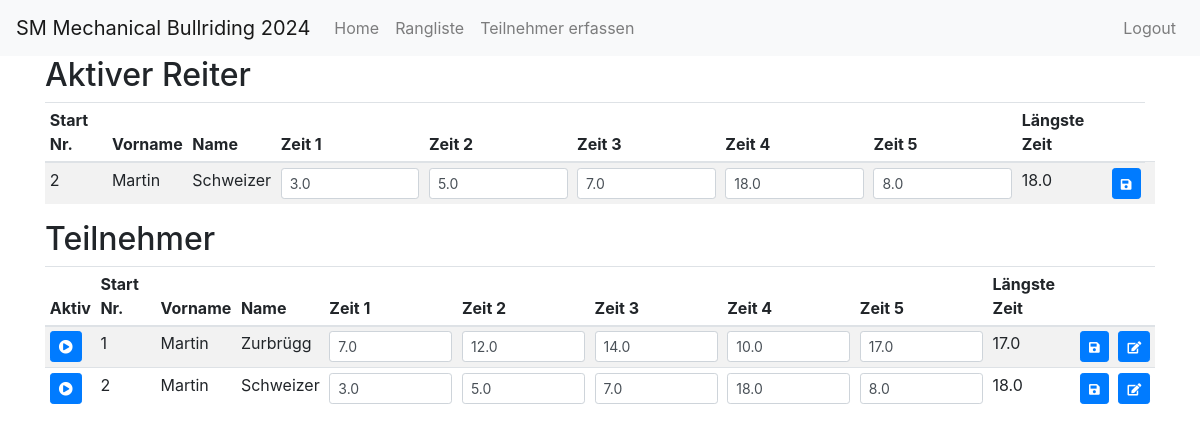
The app's page /index (signed in) with its own data.
### app/models.py (models this page shows)
class Participant(db.Model):
    id = db.Column(db.Integer, primary_key=True)
    active = db.Column(db.Boolean, default=False)
    start_nr = db.Column(db.Integer, nullable=True, unique=True)
    first_name = db.Column(db.String(64), nullable=False)
    last_name = db.Column(db.String(64), nullable=False)
    address = db.Column(db.String(128), nullable=False)
    postal_code = db.Column(db.String(10), nullable=False)
    city = db.Column(db.String(64), nullable=False)
    email = db.Column(db.String(120), nullable=True)
    phone = db.Column(db.String(20), nullable=True)
    time1 = db.Column(db.Float, nullable=True)
    time2 = db.Column(db.Float, nullable=True)
    time3 = db.Column(db.Float, nullable=True)
    time4 = db.Column(db.Float, nullable=True)
    time5 = db.Column(db.Float, nullable=True)
    @property
    def longest_time(self):
        times = [t for t in [self.time1, self.time2, self.time3, self.time4, self.time5] if t is not None]
        return max(times) if times else None

### app/routes.py (the view)
@bp.route('/')
@bp.route('/index')
@login_required
def index():
    participants = Participant.query.all() if current_user.is_authenticated else []
    participants.sort(key=lambda p: p.start_nr if p.start_nr is not None else 0)  # Sortierung nach Startnummer
    aparticipant = Participant.query.filter_by(active=True).first()
    return render_template('index.html', title='Home', participants=participants, aparticipant=aparticipant)

### app/models.py (called while the page is built)
@login.user_loader
def load_user(id):
    return User.query.get(int(id))

### app/templates/index.html
{% extends "base.html" %}
{% block content %}
  {% if current_user.is_authenticated %}
  <h2>Aktiver Reiter</h2>
  <table class="table table-striped table-sm">
    <thead>
      <tr>
        <th>Start Nr.</th>
        <th>Vorname</th>
        <th>Name</th>
        <th>Zeit 1</th>
        <th>Zeit 2</th>
        <th>Zeit 3</th>
        <th>Zeit 4</th>
        <th>Zeit 5</th>
        <th>Längste Zeit</th>
        <th></th>
      </tr>
    </thead>
    <tbody>
        <tr>
          <form method="POST" action="{{ url_for('main.update_atimes', id=aparticipant.id) }}">
            <td>{{ aparticipant.start_nr }}</td>
            <td>{{ aparticipant.first_name }}</td>
            <td>{{ aparticipant.last_name }}</td>
            <td><input type="text" name="time1" value="{{ aparticipant.time1 or '' }}" class="form-control form-control-sm"></td>
            <td><input type="text" name="time2" value="{{ aparticipant.time2 or '' }}" class="form-control form-control-sm"></td>
            <td><input type="text" name="time3" value="{{ aparticipant.time3 or '' }}" class="form-control form-control-sm"></td>
            <td><input type="text" name="time4" value="{{ aparticipant.time4 or '' }}" class="form-control form-control-sm"></td>
            <td><input type="text" name="time5" value="{{ aparticipant.time5 or '' }}" class="form-control form-control-sm"></td>
            <td>{{ aparticipant.longest_time }}</td>
            <td>
              <button type="submit" name="update_times" class="btn btn-primary btn-sm">
                <i class="fas fa-save fa-sm"></i>
              </button>
            </td>
            <td>
            </td>
          </form>
        </tr>
    </tbody>
  </table>
  <h2>Teilnehmer</h2>
    <table class="table table-striped table-sm">
      <thead>
        <tr>
          <th>Aktiv</th>
          <th>Start Nr.</th>
          <th>Vorname</th>
          <th>Name</th>
          <th>Zeit 1</th>
          <th>Zeit 2</th>
          <th>Zeit 3</th>
          <th>Zeit 4</th>
          <th>Zeit 5</th>
          <th>Längste Zeit</th>
          <th></th>
          <th></th>
        </tr>
      </thead>
      <tbody>
        {% for participant in participants %}
          <tr>
            <form method="POST" action="{{ url_for('main.update_times', id=participant.id) }}">
              <td>
                <button type="submit" name="set_active" value="{{ participant.id }}" class="btn btn-primary btn-sm">
                  <i class="fas fa-play-circle"></i>
                </button>
              </td>
              <td>{{ participant.start_nr }}</td>
              <td>{{ participant.first_name }}</td>
              <td>{{ participant.last_name }}</td>
              <td><input type="text" name="time1" value="{{ participant.time1 or '' }}" class="form-control form-control-sm"></td>
              <td><input type="text" name="time2" value="{{ participant.time2 or '' }}" class="form-control form-control-sm"></td>
              <td><input type="text" name="time3" value="{{ participant.time3 or '' }}" class="form-control form-control-sm"></td>
              <td><input type="text" name="time4" value="{{ participant.time4 or '' }}" class="form-control form-control-sm"></td>
              <td><input type="text" name="time5" value="{{ participant.time5 or '' }}" class="form-control form-control-sm"></td>
              <td>{{ participant.longest_time }}</td>
              <td>
                <button type="submit" name="update_times" class="btn btn-primary btn-sm">
                  <i class="fas fa-save fa-sm"></i>
                </button>
              </td>
              <td>
                <a href="{{ url_for('main.participant_edit', id=participant.id) }}" class="btn btn-primary btn-sm">
                  <i class="fas fa-edit fa-sm"></i>
                </a>
              </td>
            </form>
          </tr>
        {% endfor %}
      </tbody>
    </table>
  {% else %}
    <p>Please Login!</p>
  {% endif %}
{% endblock %}

### app/templates/base.html (shortened to what this page needs)
<!doctype html>
<html lang="en">
  <head>
    <link href="https://stackpath.bootstrapcdn.com/bootstrap/4.5.2/css/bootstrap.min.css" rel="stylesheet">
    <link href="https://cdnjs.cloudflare.com/ajax/libs/font-awesome/5.15.1/css/all.min.css" rel="stylesheet">
  </head>
  <body>
    <nav class="navbar navbar-expand-md navbar-light bg-light">
      <a class="navbar-brand" href="{{ url_for('main.index') }}">SM Mechanical Bullriding 2024</a>
      <div class="collapse navbar-collapse" id="navbarCollapse">
        <ul class="navbar-nav mr-auto">
          <li class="nav-item">
            <a class="nav-link" href="{{ url_for('main.index') }}">Home</a>
          </li>
          <li class="nav-item">
            <a class="nav-link" href="{{ url_for('main.ranking') }}">Rangliste</a>
          </li>
          {% if current_user.is_authenticated %}
            <li class="nav-item">
              <a class="nav-link" href="{{ url_for('main.participant') }}">Teilnehmer erfassen</a>
            </li>
          {% endif %}
        </ul>
        <ul class="navbar-nav ml-auto">
          {% if current_user.is_authenticated %}
            <li class="nav-item">
              <a class="nav-link" href="{{ url_for('main.logout') }}">Logout</a>
            </li>
          {% else %}
            <li class="nav-item">
              <a class="nav-link" href="{{ url_for('main.login') }}">Login</a>
            </li>
          {% endif %}
        </ul>
      </div>
    </nav>
    <div class="container">
      {% block content %}{% endblock %}
    </div>
  </body>
</html>

### records on screen
Participant: start_nr "2", first_name "Martin", last_name "Schweizer", time1 "3.0", time2 "5.0", time3 "7.0", time4 "18.0", time5 "8.0", longest_time "18.0"
Participant: start_nr "1", first_name "Martin", last_name "Zurbrügg", time1 "7.0", time2 "12.0", time3 "14.0", time4 "10.0", time5 "17.0", longest_time "17.0"
